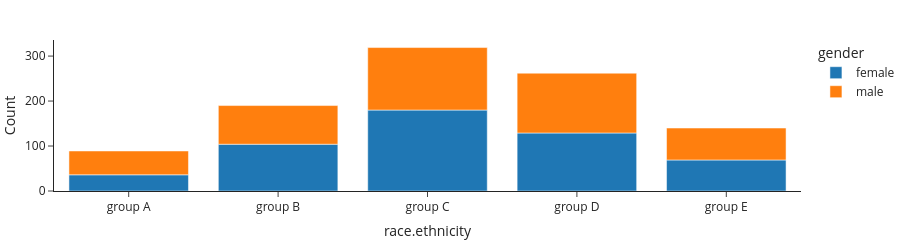

The notebook cell saved with this chart:
### Markdown cell above
To know whether the proportions of men and women are equal over the ethnicities, let's color by gender.

### Code cell
df_count_ethnicities = students_df.groupby(['race.ethnicity', 'gender']).size().reset_index(name='Count')
px.bar(df_count_ethnicities, x="race.ethnicity", y="Count", color = "gender", height=200).show()

### Figure 1 — Plotly figure (JSON) as saved in the notebook; plotly's stock layout.template omitted (floating-point values rounded to 4 significant figures)
{"data": [{"alignmentgroup": "True", "hovertemplate": "gender=female<br>race.ethnicity=%{x}<br>Count=%{y}<extra></extra>", "legendgroup": "female", "marker": {"color": "#1F77B4"}, "name": "female", "offsetgroup": "female", "orientation": "v", "showlegend": true, "textposition": "auto", "type": "bar", "x": ["group A", "group B", "group C", "group D", "group E"], "xaxis": "x", "y": [36, 104, 180, 129, 69], "yaxis": "y"}, {"alignmentgroup": "True", "hovertemplate": "gender=male<br>race.ethnicity=%{x}<br>Count=%{y}<extra></extra>", "legendgroup": "male", "marker": {"color": "#FF7F0E"}, "name": "male", "offsetgroup": "male", "orientation": "v", "showlegend": true, "textposition": "auto", "type": "bar", "x": ["group A", "group B", "group C", "group D", "group E"], "xaxis": "x", "y": [53, 86, 139, 133, 71], "yaxis": "y"}], "layout": {"barmode": "relative", "height": 200, "legend": {"title": {"text": "gender"}, "tracegroupgap": 0}, "xaxis": {"anchor": "y", "domain": [0, 1], "title": {"text": "race.ethnicity"}}, "yaxis": {"anchor": "x", "domain": [0, 1], "title": {"text": "Count"}}}}
